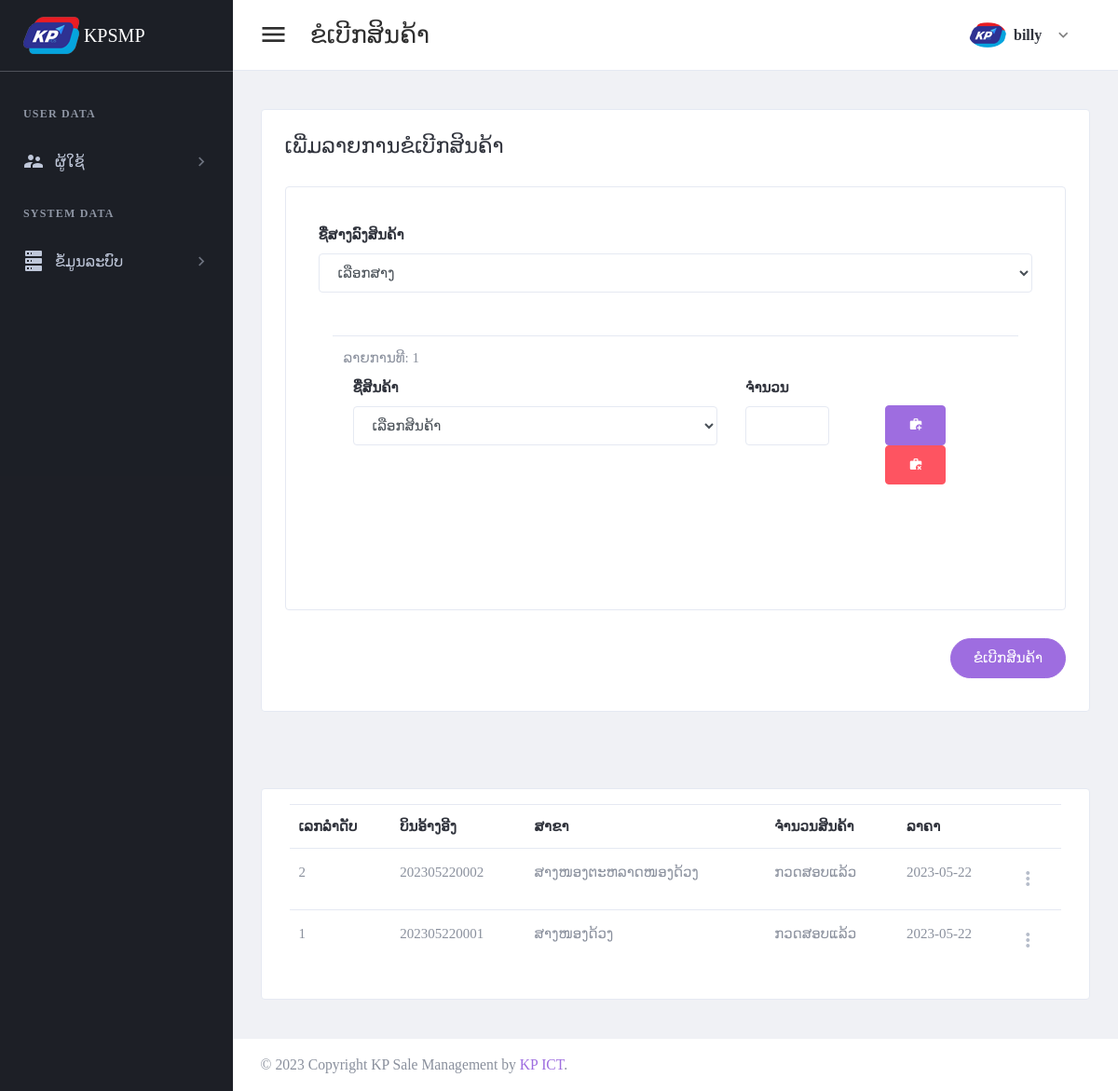
/page/request-order.php (signed in), run on an earlier commit of the app's database.
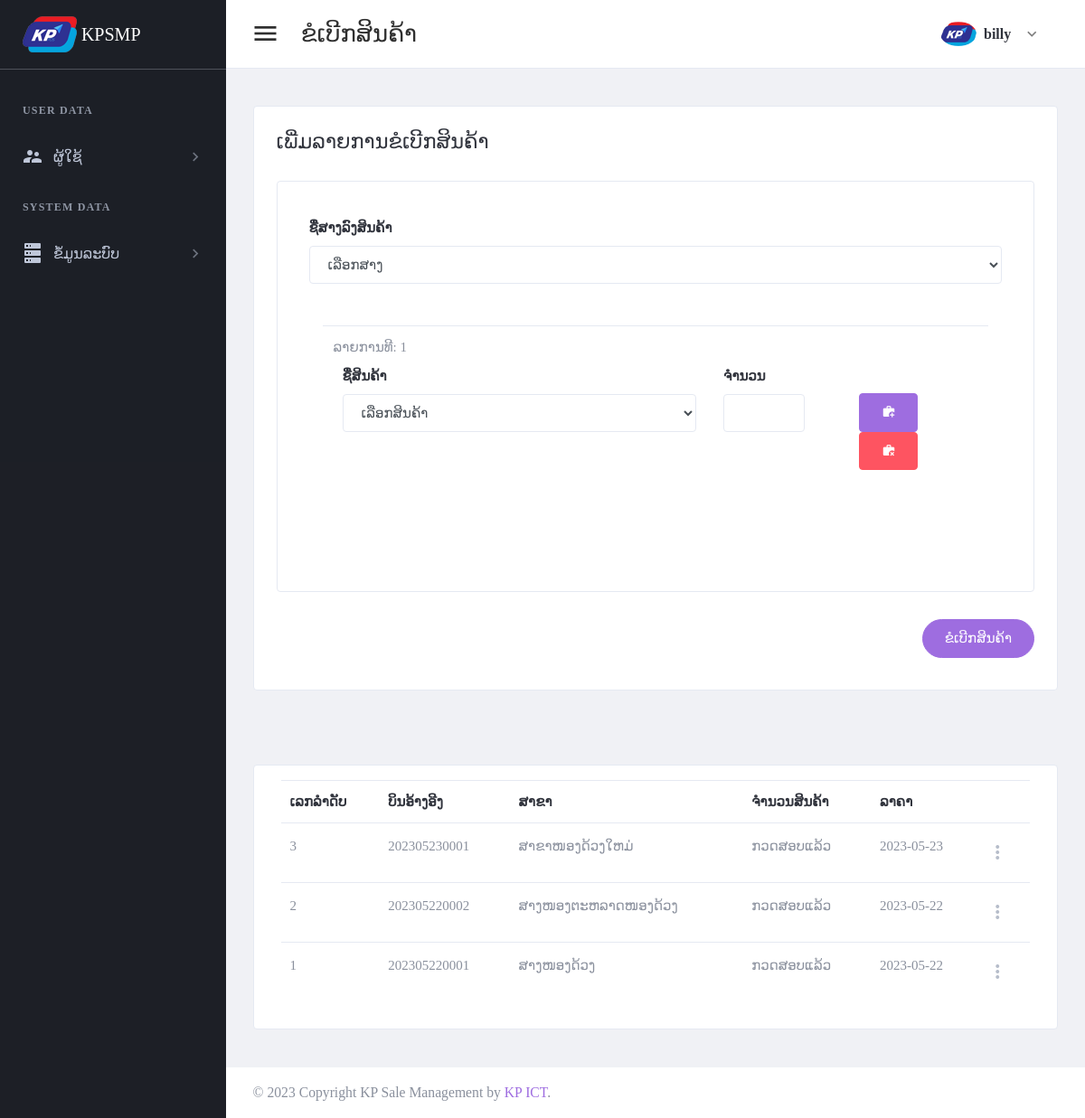
And on a later commit of the database.
### tables this page shows
CREATE TABLE `tbl_header_title` (
  `ht_id` int(11) NOT NULL,
  `ht_name` varchar(300) DEFAULT NULL
);

CREATE TABLE `tbl_sub_title` (
  `st_id` int(11) NOT NULL,
  `st_name` varchar(300) DEFAULT NULL,
  `icon_code` varchar(100) DEFAULT NULL,
  `ht_id` int(11) DEFAULT NULL
);

CREATE TABLE `tbl_order_request` (
  `or_id` int(11) NOT NULL,
  `or_bill_number` varchar(30) DEFAULT NULL,
  `br_id` int(11) DEFAULT NULL,
  `wh_id` int(11) DEFAULT NULL,
  `or_status` int(11) DEFAULT NULL,
  `add_by` int(11) DEFAULT NULL,
  `date_register` date DEFAULT NULL
);

CREATE TABLE `tbl_warehouse` (
  `wh_id` int(11) NOT NULL,
  `wh_name` varchar(150) DEFAULT NULL,
  `wh_status` int(11) DEFAULT NULL,
  `wh_type` int(11) DEFAULT NULL,
  `br_id` int(11) DEFAULT NULL,
  `add_by` int(11) DEFAULT NULL,
  `date_register` date DEFAULT NULL
);

CREATE TABLE `tbl_order_status` (
  `os_id` int(11) NOT NULL,
  `os_name` varchar(150) DEFAULT NULL
);

### setting/checksession.php (called while the page is built, shortened)
<?php
	if($_SESSION['id_users'] == "" )
	{
	header("location:logout.php");
	}
	  else{
		$role_id = $_SESSION["role_id"];
		$br_id = $_SESSION["br_id"];
	}
?>

### page/request-order.php (the view, shortened to what the changed rows need)
<?php
include("../setting/checksession.php");
include("../setting/conn.php");
$header_click = "2";
?>
<!DOCTYPE html>
<html lang="en" dir="ltr">
<head>
    <?php
    include("../setting/callcss.php");
    ?>
</head>
<body class="navbar-fixed sidebar-fixed" id="body">
    <div class="wrapper">
        <?php include "menu.php"; ?>
        <div class="page-wrapper">
            <div class="content-wrapper">
                <div class="content">
                    <div class="email-wrapper rounded border bg-white">
                        <div class="  no-gutters justify-content-center">
                            <div class="">
                                <div class="  p-4 p-xl-5">
                                    <form method="post" id="additemorderfrm">
                                        <div class="card p-4">
                                            <div class="row">
                                                <div class="col-lg-12">
                                                    <div class=" ">
                                                        <div class="card-body">
                                                            <div class="input-states">
                                                                <table class="table" id="productTable">
                                                                    <tbody>
                                                                        <?php
                                                                        $arrayNumber = 0;
                                                                        for ($x = 1; $x < 2; $x++) { ?>
                                                                            <tr id="row<?php echo $x; ?>" class="<?php echo $arrayNumber; ?>">
                                                                                <td>
                                                                                    <div class="form-group "> <?php echo "ລາຍການທີ: $x"; ?> <br>
                                                                                        <div class="row p-2">
                                                                                            <div class="col-lg-7">
                                                                                                <div class="form-group">
                                                                                                    <label for="firstName">ຊື່ສິນຄ້າ</label>
                                                                                                    <select class="form-control" name="item_name[]" id="item_name<?php echo $x; ?>">
                                                                                                        <option value="">ເລືອກສິນຄ້າ</option>
                                                                                                    </select>
                                                                                                </div>
                                                                                            </div>
                                                                                            <div class="form-group  col-lg-2">
                                                                                                <label class="text-dark font-weight-medium">ຈຳນວນ</label>
                                                                                                <div class="form-group">
                                                                                                    <input type="number" step="any" name="item_value[]" id="item_value<?php echo $x; ?>" autocomplete="off" class="form-control" />
                                                                                                </div>
                                                                                            </div>
                                                                                            <div class="col-lg-3">
                                                                                                <div class="form-group p-6">
                                                                                                    <button type="button" class="btn btn-primary btn-flat " onclick="addRow()" id="addRowBtn" data-loading-text="Loading...">
                                                                                                        <i class="mdi mdi-briefcase-plus"></i>
                                                                                                    </button>
                                                                                                    <button type="button" class="btn btn-danger  removeProductRowBtn" type="button" id="removeProductRowBtn" onclick="removeProductRow(<?php echo $x; ?>)">
                                                                                                        <i class="mdi mdi-briefcase-remove"></i>
                                                                                                    </button>
                                                                                                </div>
                                                                                            </div>
                                                                                        </div>
                                                                                    </div>
                                                                                </td>
                                                                            </tr>
                                                                        <?php
                                                                            $arrayNumber++;
                                                                        }
                                                                        ?>
                                                                    </tbody>
                                                                </table>
                                                            </div>
                                                        </div>
                                                    </div>
                                                </div>
                                            </div>
                                        </div>
                                    </form>
                                </div>
                            </div>
                        </div>
                    </div>
                </div>
            </div>
            <div class="content-wrapper">
                <div class="content">
                    <div class="card card-default">
                        <div class="card-body">
                            <table id="productsTable2" class="table table-hover table-product" style="width:100%">
                                <thead>
                                    <tr>
                                        <th>ເລກລຳດັບ</th>
                                        <th>ບິນອ້າງອີງ</th>
                                        <th>ສາຂາ</th>
                                        <th>ຈຳນວນສິນຄ້າ</th>
                                        <th>ລາຄາ</th>
                                        <th></th>
                                    </tr>
                                </thead>
                                <tbody>
                                    <?php
                                    $stmt4 = $conn->prepare("
                                    SELECT or_id,or_bill_number,wh_name,a.date_register, os_name
                                    FROM tbl_order_request a
                                    left join tbl_warehouse b on a.wh_id = b.wh_id
                                    left join tbl_order_status c on a.or_status = c.os_id
                                    where a.br_id = '$br_id'
                                    order by or_id desc
                                    ");
                                    $stmt4->execute();
                                    if ($stmt4->rowCount() > 0) {
                                        while ($row4 = $stmt4->fetch(PDO::FETCH_ASSOC)) {
                                    ?>
                                            <tr>
                                                <td><?php echo $row4['or_id']; ?></td>
                                                <td><?php echo $row4['or_bill_number']; ?></td>
                                                <td><?php echo $row4['wh_name']; ?></td>
                                                <td><?php echo $row4['os_name']; ?></td>
                                                <td><?php echo $row4['date_register']; ?></td>
                                                <td>
                                                    <div class="dropdown">
                                                        <a class="dropdown-toggle icon-burger-mini" href="#" role="button" id="dropdownMenuLink" data-toggle="dropdown" aria-haspopup="true" aria-expanded="false" data-display="static">
                                                        </a>
                                                    </div>
                                                </td>
                                            </tr>
                                    <?php
                                        }
                                    }
                                    ?>
                                </tbody>
                            </table>
                        </div>
                    </div>
                </div>
            </div>
        </div>
    </div>
</body>
</html>

### page/menu.php (shortened to what the changed rows need)
<aside class="left-sidebar sidebar-dark" id="left-sidebar">
  <div id="sidebar" class="sidebar sidebar-with-footer">
    <div class="sidebar-left" data-simplebar style="height: 100%;">
      <ul class="nav sidebar-inner" id="sidebar-menu">
        <?php
        $stmt = $conn->prepare(" SELECT distinct a.ht_id,ht_name
        FROM tbl_header_title a
        left join tbl_role_page b on a.ht_id = b.ht_id
        where role_id ='$role_id'
        order by  a.ht_id asc ");
        $stmt->execute();
        if ($stmt->rowCount() > 0) {
          while ($row = $stmt->fetch(PDO::FETCH_ASSOC)) {
            $ht_id = $row['ht_id'];
            $ht_name = $row['ht_name'];
        ?>
            <li class="section-title"> <?php echo "$ht_name"; ?></li>
            <?php
            $stmt1 = $conn->prepare("SELECT distinct a.st_id,st_name,role_id,icon_code
            FROM tbl_sub_title a
            left join tbl_role_page b on a.st_id = b.st_id
            where a.ht_id = '$ht_id' and role_id ='$role_id'
            order by a.st_id asc ");
            $stmt1->execute();
            if ($stmt1->rowCount() > 0) {
              while ($row1 = $stmt1->fetch(PDO::FETCH_ASSOC)) {
                $st_name = $row1['st_name'];
                $st_id = $row1['st_id'];
                $icon_code = $row1['icon_code'];
            ?>
                <li class='has-sub <?php if ($header_click == "$st_id") {  echo "active expand"; } ?>'>
                  <a class="sidenav-item-link" href="javascript:void(0)" data-toggle="collapse" data-target='#<?php echo "$st_name"; ?>' aria-expanded="false" aria-controls="<?php echo "$st_name"; ?>">
                    <i class="mdi <?php echo"$icon_code";?>"></i>
                    <span class="nav-text"> <?php echo "$st_name"; ?> </span> <b class="caret"></b>
                  </a>
              <?php
              }
            }
              ?>
                </li>
            <?php
          }
        }
            ?>
      </ul>
    </div>
  </div>
</aside>

What changed in the data, as far as the page shows it:
added tbl_order_request: or_id "3", or_bill_number "202305230001", wh.wh_name "ສາຂາໜອງດ້ວງໃຫມ່", tbl_order_status.os_name "ກວດສອບແລ້ວ", date_register "2023-05-23"
